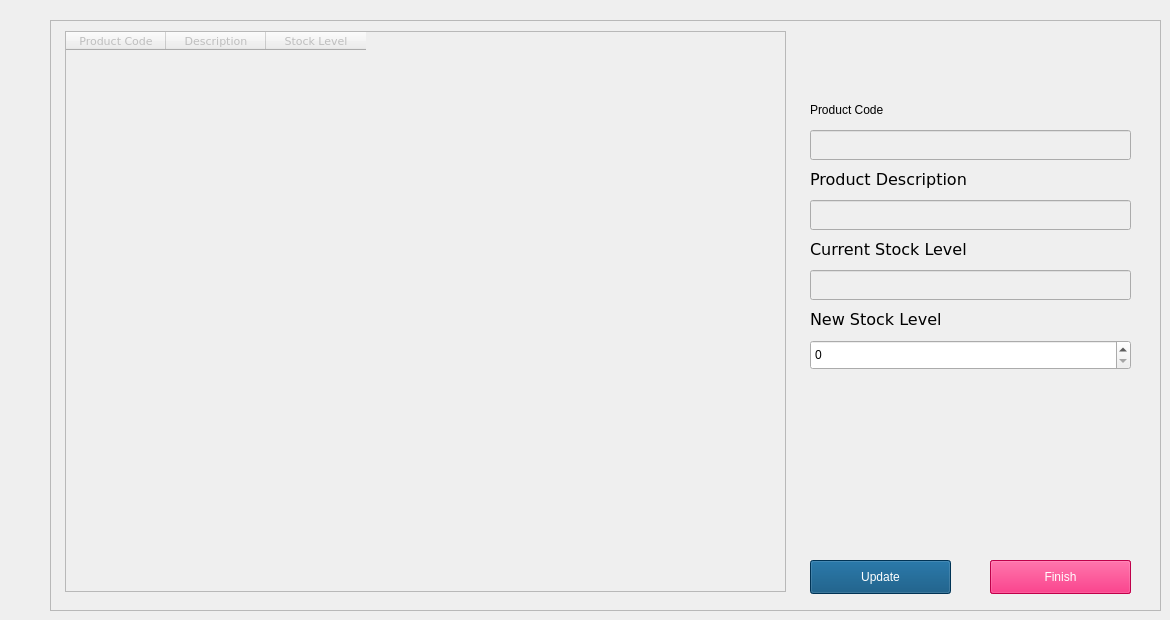
      <widget class="QWidget" name="StockTakeTab">
       <attribute name="title">
        <string>Stock Take</string>
       </attribute>
       <widget class="QFrame" name="StockTake">
        <property name="geometry">
         <rect>
          <x>50</x>
          <y>20</y>
          <width>1111</width>
          <height>591</height>
         </rect>
        </property>
        <property name="frameShape">
         <enum>QFrame::StyledPanel</enum>
        </property>
        <property name="frameShadow">
         <enum>QFrame::Raised</enum>
        </property>
        <widget class="QLabel" name="StockTakeDescriptionLabel">
         <property name="geometry">
          <rect>
           <x>760</x>
           <y>150</y>
           <width>191</width>
           <height>19</height>
          </rect>
         </property>
         <property name="font">
          <font>
           <family>Verdana</family>
           <pointsize>12</pointsize>
           <weight>50</weight>
           <italic>false</italic>
           <bold>false</bold>
          </font>
         </property>
         <property name="styleSheet">
          <string notr="true">font: 12pt &quot;Verdana&quot;;</string>
         </property>
         <property name="text">
          <string>Product Description</string>
         </property>
        </widget>
        <widget class="QLineEdit" name="StockTakeProdDescLineEdit">
         <property name="enabled">
          <bool>false</bool>
         </property>
         <property name="geometry">
          <rect>
           <x>760</x>
           <y>180</y>
           <width>321</width>
           <height>30</height>
          </rect>
         </property>
         <property name="styleSheet">
          <string notr="true">font: 12pt &quot;Verdana&quot;;</string>
         </property>
        </widget>
        <widget class="QLabel" name="StockTakeCurrentStockLevelLabel">
         <property name="geometry">
          <rect>
           <x>760</x>
           <y>220</y>
           <width>181</width>
           <height>19</height>
          </rect>
         </property>
         <property name="font">
          <font>
           <family>Verdana</family>
           <pointsize>12</pointsize>
           <weight>50</weight>
           <italic>false</italic>
           <bold>false</bold>
          </font>
         </property>
         <property name="styleSheet">
          <string notr="true">font: 12pt &quot;Verdana&quot;;</string>
         </property>
         <property name="text">
          <string>Current Stock Level</string>
         </property>
        </widget>
        <widget class="QPushButton" name="StockTakeUpdateButton">
         <property name="geometry">
          <rect>
           <x>760</x>
           <y>540</y>
           <width>141</width>
           <height>34</height>
          </rect>
         </property>
         <property name="styleSheet">
          <string notr="true">background-color: rgb(0, 72, 119);
font: 12pt &quot;Verdana&quot;;
color: rgb(255, 255, 255);</string>
         </property>
         <property name="text">
          <string>Update</string>
         </property>
        </widget>
        <widget class="QPushButton" name="StockTakeNextButton">
         <property name="enabled">
          <bool>false</bool>
         </property>
         <property name="geometry">
          <rect>
           <x>940</x>
           <y>540</y>
           <width>141</width>
           <height>34</height>
          </rect>
         </property>
         <property name="styleSheet">
          <string notr="true">background-color: rgb(232, 0, 90);
font: 12pt &quot;Verdana&quot;;
color: rgb(255, 255, 255);</string>
         </property>
         <property name="text">
          <string>Next</string>
         </property>
        </widget>
        <widget class="QTableWidget" name="StockTakeTable">
         <property name="enabled">
          <bool>false</bool>
         </property>
         <property name="geometry">
          <rect>
           <x>15</x>
           <y>11</y>
           <width>721</width>
           <height>561</height>
          </rect>
         </property>
         <property name="font">
          <font>
           <family>Verdana</family>
           <pointsize>8</pointsize>
           <weight>50</weight>
           <italic>false</italic>
           <bold>false</bold>
          </font>
         </property>
         <property name="styleSheet">
          <string notr="true">font: 8pt &quot;Verdana&quot;;</string>
         </property>
         <property name="editTriggers">
          <set>QAbstractItemView::NoEditTriggers</set>
         </property>
         <property name="sortingEnabled">
          <bool>false</bool>
         </property>
         <column>
          <property name="text">
           <string>Product Code</string>
          </property>
         </column>
         <column>
          <property name="text">
           <string>Description</string>
          </property>
         </column>
         <column>
          <property name="text">
           <string>Stock Level</string>
          </property>
         </column>
        </widget>
        <widget class="QLabel" name="StockTakeProdCodeLabel">
         <property name="geometry">
          <rect>
           <x>760</x>
           <y>80</y>
           <width>151</width>
           <height>19</height>
          </rect>
         </property>
         <property name="styleSheet">
          <string notr="true">font: 12pt &quot;Verdana&quot;;</string>
         </property>
         <property name="text">
          <string>Product Code</string>
         </property>
        </widget>
        <widget class="QLineEdit" name="StockTakeProdCodeLineEdit">
         <property name="enabled">
          <bool>false</bool>
         </property>
         <property name="geometry">
          <rect>
           <x>760</x>
           <y>110</y>
           <width>321</width>
           <height>30</height>
          </rect>
         </property>
         <property name="styleSheet">
          <string notr="true">font: 12pt &quot;Verdana&quot;;</string>
         </property>
        </widget>
        <widget class="QSpinBox" name="StockTakeStockLevelSpinBox">
         <property name="geometry">
          <rect>
           <x>760</x>
           <y>320</y>
           <width>321</width>
           <height>30</height>
          </rect>
         </property>
         <property name="styleSheet">
          <string notr="true">font: 12pt &quot;Verdana&quot;;</string>
         </property>
        </widget>
        <widget class="QLineEdit" name="StockTakeCurrentStockLevelLineEdit">
         <property name="enabled">
          <bool>false</bool>
         </property>
         <property name="geometry">
          <rect>
           <x>760</x>
           <y>250</y>
           <width>321</width>
           <height>30</height>
          </rect>
         </property>
         <property name="styleSheet">
          <string notr="true">font: 12pt &quot;Verdana&quot;;</string>
         </property>
        </widget>
        <widget class="QLabel" name="StockTakeStockLevelLabel">
         <property name="geometry">
          <rect>
           <x>760</x>
           <y>290</y>
           <width>151</width>
           <height>19</height>
          </rect>
         </property>
         <property name="font">
          <font>
           <family>Verdana</family>
           <pointsize>12</pointsize>
           <weight>50</weight>
           <italic>false</italic>
           <bold>false</bold>
          </font>
         </property>
         <property name="styleSheet">
          <string notr="true">font: 12pt &quot;Verdana&quot;;</string>
         </property>
         <property name="text">
          <string>New Stock Level</string>
         </property>
        </widget>
        <widget class="QPushButton" name="StockTakeFinishButton">
         <property name="enabled">
          <bool>false</bool>
         </property>
         <property name="geometry">
          <rect>
           <x>940</x>
           <y>540</y>
           <width>141</width>
           <height>34</height>
          </rect>
         </property>
         <property name="styleSheet">
          <string notr="true">background-color: rgb(232, 0, 90);
font: 12pt &quot;Verdana&quot;;
color: rgb(255, 255, 255);</string>
         </property>
         <property name="text">
          <string>Finish</string>
         </property>
        </widget>
        <zorder>StockTakeNextButton</zorder>
        <zorder>StockTakeFinishButton</zorder>
        <zorder>StockTakeDescriptionLabel</zorder>
        <zorder>StockTakeProdDescLineEdit</zorder>
        <zorder>StockTakeCurrentStockLevelLabel</zorder>
        <zorder>StockTakeUpdateButton</zorder>
        <zorder>StockTakeTable</zorder>
        <zorder>StockTakeProdCodeLabel</zorder>
        <zorder>StockTakeProdCodeLineEdit</zorder>
        <zorder>StockTakeStockLevelSpinBox</zorder>
        <zorder>StockTakeCurrentStockLevelLineEdit</zorder>
        <zorder>StockTakeStockLevelLabel</zorder>
       </widget>
      </widget>
